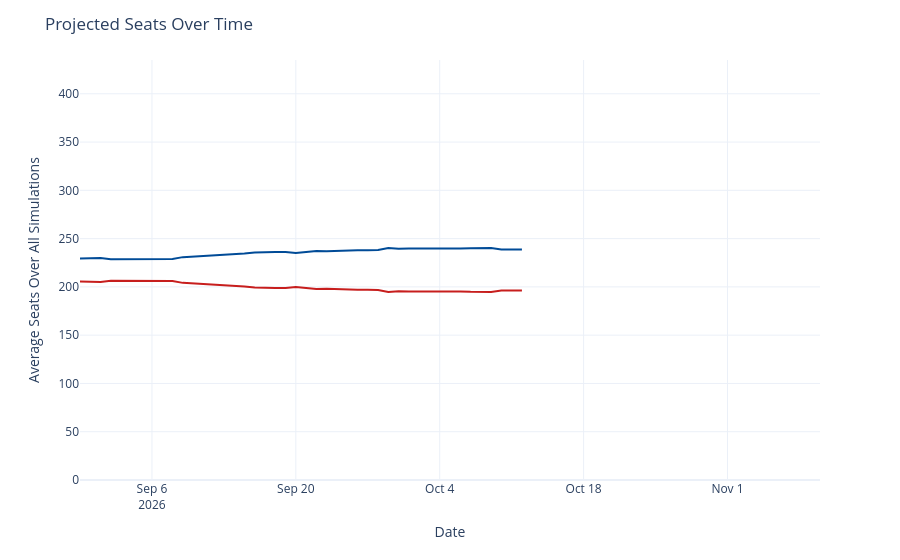

The code cell stored with this chart in its notebook:
### Code cell
seats_over_time = output_ts[(output_ts['geo'] == 'US House') &
                             (output_ts['type'] == 'seats')]
seats_over_time['rep_seats'] = seats_over_time['y'].map(lambda x: 435 - x)
seats_over_time = seats_over_time.rename({'y': 'Democrats', 'rep_seats': 'Republicans'}, axis=1)
seats_time_ser = px.line(seats_over_time, x='date', y=['Democrats', 'Republicans'], template='plotly_white',
                        color_discrete_map={'Democrats': '#004b97', 'Republicans': '#c71e1d'},)
seats_time_ser.update_traces(hovertemplate="%{y:.1f}")
seats_time_ser.update_layout(
    xaxis=dict(range=[pd.to_datetime('2026-08-30'), pd.to_datetime('2026-11-10')]),
    yaxis=dict(range=[0, 435]),
    xaxis_title='Date',
    yaxis_title='Average Seats Over All Simulations',
    title=dict(text="Projected Seats Over Time"),
    hovermode="x",
    showlegend=False
)
seats_time_ser

### Figure 1 — Plotly figure (JSON) as saved in the notebook; plotly's stock layout.template omitted (floating-point values rounded to 4 significant figures)
{"data": [{"hovertemplate": "%{y:.1f}", "legendgroup": "Democrats", "line": {"color": "#004b97", "dash": "solid"}, "marker": {"symbol": "circle"}, "mode": "lines", "name": "Democrats", "orientation": "v", "showlegend": true, "type": "scatter", "x": ["2026-08-30", "2026-08-31", "2026-09-01", "2026-09-02", "2026-09-03", "2026-09-04", "2026-09-05", "2026-09-06", "2026-09-07", "2026-09-08", "2026-09-09", "2026-09-14", "2026-09-15", "2026-09-16", "2026-09-17", "2026-09-18", "2026-09-19", "2026-09-20", "2026-09-21", "2026-09-22", "2026-09-23", "2026-09-24", "2026-09-25", "2026-09-26", "2026-09-27", "2026-09-28", "2026-09-29", "2026-09-30", "2026-10-01", "2026-10-02", "2026-10-03", "2026-10-04", "2026-10-05", "2026-10-06", "2026-10-07", "2026-10-08", "2026-10-09", "2026-10-10", "2026-10-11", "2026-10-12"], "xaxis": "x", "y": [229.4, 230.0, 230.0, 228.5, 228.5, 228.7, 228.7, 228.9, 228.8, 228.9, 230.8, 233.6, 234.7, 235.7, 236.2, 236.1, 236.0, 235.0, 236.2, 237.2, 236.9, 237.4, 237.9, 237.9, 237.9, 238.2, 240.4, 239.5, 239.7, 239.6, 239.5, 239.7, 239.8, 239.7, 240.1, 240.1, 240.2, 238.8, 238.7, 238.7], "yaxis": "y"}, {"hovertemplate": "%{y:.1f}", "legendgroup": "Republicans", "line": {"color": "#c71e1d", "dash": "solid"}, "marker": {"symbol": "circle"}, "mode": "lines", "name": "Republicans", "orientation": "v", "showlegend": true, "type": "scatter", "x": ["2026-08-30", "2026-08-31", "2026-09-01", "2026-09-02", "2026-09-03", "2026-09-04", "2026-09-05", "2026-09-06", "2026-09-07", "2026-09-08", "2026-09-09", "2026-09-14", "2026-09-15", "2026-09-16", "2026-09-17", "2026-09-18", "2026-09-19", "2026-09-20", "2026-09-21", "2026-09-22", "2026-09-23", "2026-09-24", "2026-09-25", "2026-09-26", "2026-09-27", "2026-09-28", "2026-09-29", "2026-09-30", "2026-10-01", "2026-10-02", "2026-10-03", "2026-10-04", "2026-10-05", "2026-10-06", "2026-10-07", "2026-10-08", "2026-10-09", "2026-10-10", "2026-10-11", "2026-10-12"], "xaxis": "x", "y": [205.6, 205.0, 205.0, 206.5, 206.5, 206.3, 206.3, 206.1, 206.2, 206.1, 204.2, 201.4, 200.3, 199.3, 198.8, 198.9, 199.0, 200.0, 198.8, 197.8, 198.1, 197.6, 197.1, 197.1, 197.1, 196.8, 194.6, 195.5, 195.3, 195.4, 195.5, 195.3, 195.2, 195.3, 194.9, 194.9, 194.8, 196.2, 196.3, 196.3], "yaxis": "y"}], "layout": {"hovermode": "x", "legend": {"title": {"text": "variable"}, "tracegroupgap": 0}, "margin": {"t": 60}, "showlegend": false, "title": {"text": "Projected Seats Over Time"}, "xaxis": {"anchor": "y", "domain": [0, 1], "range": ["2026-08-30T00:00:00", "2026-11-10T00:00:00"], "title": {"text": "Date"}}, "yaxis": {"anchor": "x", "domain": [0, 1], "range": [0, 435], "title": {"text": "Average Seats Over All Simulations"}}}}
